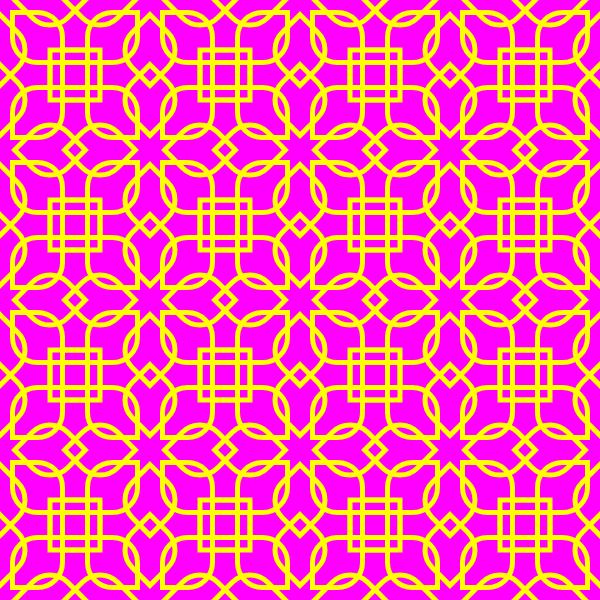
Frame 1 (no input)
Frame 60 (no input): identical to frame 1, image omitted
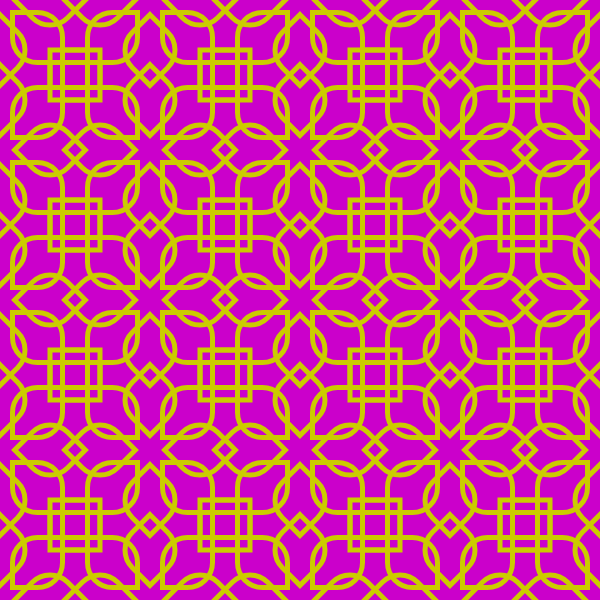
Frame 120 (the mouse pressed at the canvas centre since frame 60)

The p5.js sketch that drew these frames (run headless with seeded random() and noise() and a simulated clock; from frame 60 on, the mouse is pressed at the canvas centre):

// p5.js sketch
// ── sketch.js
// By Gabriel Olanday, Jason Wang, Alex Fife

var gridX;
var gridY;
var r;
var g;

function setup() {
	createCanvas(600,600);
	rectMode(CENTER);

}

function draw() {
	r = map(mouseX,0,600,255,150); //changing color of strokes and background
	g = map(mouseY,0,600,255,150);

	background(r,0,g);
	
	noFill();
	stroke(r,g,0);
	strokeWeight(5);

	for(i=0;i<4;i++){ // replicating the flower/ 4 leaf pattern
		gridY = map(i,0,3,75,525);
		for(j=0;j<4;j++){
			gridX = map(j,0,3,75,525);
			push();
				translate(gridX,gridY);
				grid();			
			pop();
		}
	}
	push(); // making columns and rows and leaves
	translate(50,0);
	manyhorizontalleaves();
	pop();
	push();
	translate(0, 50);
	manyverticalleaves();
	pop();

}

function grid() { //flower/ 4 leaf pattern
	rect(-37.5,-37.5,50,50,0,25,0,25);
	rect( 37.5,-37.5,50,50,25,0,25,0);
	rect(-37.5, 37.5,50,50,25,0,25,0);
	rect( 37.5, 37.5,50,50,0,25,0,25);
	rect(0,0,50,50);
	rect(0,0,25,50);
	rect(0,0,50,25);

}

function leaf(x, y, w, h){ //original single leaf
	rect(x, y, w, h, 0, 25, 0, 25);

}

function leafhorizontal(){ //making leaf horizontal
	rotate((PI*3)/4);
  	leaf(0,0,50,50);

}

function leaveshorizontal(){ //leaf pattern for horizontal rows
	push();
	leafhorizontal();
	pop();
	push();
	translate(50,0);
	leafhorizontal();
	pop();

}

function horizontalleaves(){ //leaf pattern row
	var xt = 0;
	for (var i = 0; i < 6; i++){
		push();
		translate(xt, 0);
		leaveshorizontal();
		pop();
		xt += 150;

	}

}

function manyhorizontalleaves(){ //duplicating leaf pattern rows
	var yt = 0;
	for (var j = 0; j < 6; j++){
		push();
		translate(0, yt);
		horizontalleaves();
		pop();
		yt += 150;

	}
}

function leafvertical(){ //making leaf vertical
	rotate(PI/4);
	leaf(0,0,50,50);

}

function leavesvertical(){ //leaf pattern for vertical columns
	push();
	leafvertical();
	pop();
	push();
	translate(0,50);
	leafvertical();
	pop();

}

function verticalleaves(){ //leaf pattern column
	var yt = 0;
	for (var k = 0; k < 6; k++){
		push();
		translate(0, yt);
		leavesvertical();
		pop();
		yt += 150;

	}

}

function manyverticalleaves(){ //duplicating leaf pattern columns
	var xt = 0;
	for (var l = 0; l < 6; l++){
		push();
		translate(xt, 0);
		verticalleaves();
		pop();
		xt += 150;
		
	}
}
